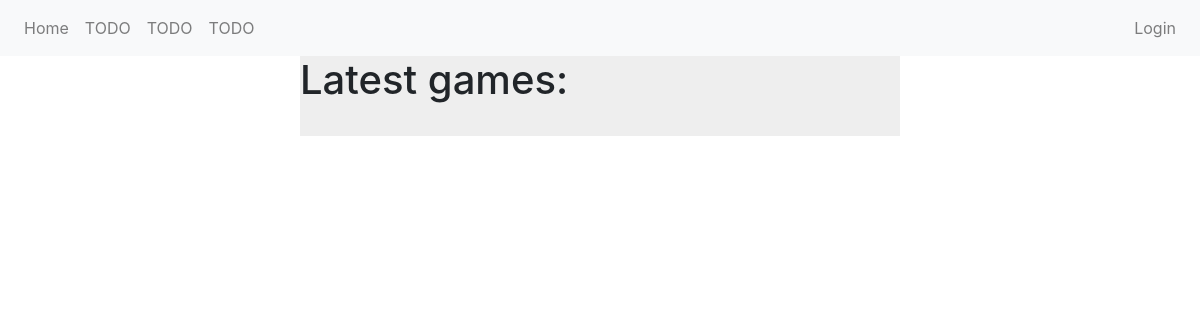
The page /core/ on the database as committed earlier.
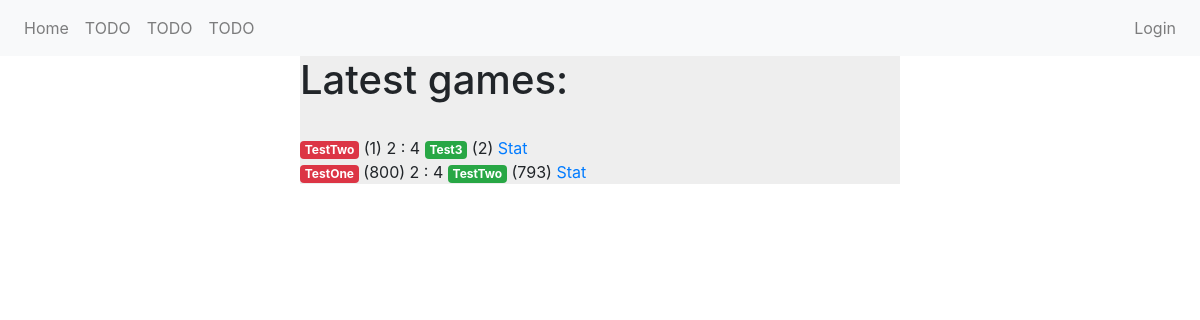
The same page on the database as committed later.
### core/models.py (models this page shows, shortened)
class Player(models.Model):
    name = models.CharField(max_length=30)
    elo = models.IntegerField()
    userID = models.ForeignKey(User, on_delete=models.SET_NULL, null=True)

class Game(models.Model):
    player1  = models.ForeignKey(Player, on_delete=models.PROTECT, related_name="player_one")
    player2  = models.ForeignKey(Player, on_delete=models.PROTECT, related_name="player_two")
    score1   = models.IntegerField(default=0)
    score2   = models.IntegerField(default=0)
    elo1     = models.IntegerField()
    elo2     = models.IntegerField()
    change   = models.IntegerField(default=0)
    date     = models.DateTimeField(auto_now_add=True)
    verified = models.BooleanField(default=False)
    def p1win(self):
        if self.score1 > self.score2:
            return "success"
        else:
            return "danger"
    def p2win(self):
        if self.score2 > self.score1:
            return "success"
        else:
            return "danger"

### core/views.py (the view)
# urls.py: path('', views.index, name='index'),
def index(request):
    latest_game_list = Game.objects.order_by("-date")[:5]
    template = loader.get_template("core/index.html")
    context = {
        'games': latest_game_list,
    }
    return HttpResponse(template.render(context, request))

### templates/core/index.html (shortened to what this page needs)
{% extends "core/base.html" %}
{% block main %}
    <h1>Latest games:</h1> <br>
    {% for x in games %}
        {% include "small/game_small.html" with game=x only %}
    {% endfor %}
{% endblock %}

### templates/small/game_small.html
{% if game %}
    <div>
        {% include "small/player_small.html" with id=game.player1.pk name=game.player1.name elo=game.elo1 color=game.p1win only %}
        {{ game.score1 }} : {{ game.score2 }}
        {% include "small/player_small.html" with id=game.player2.pk name=game.player2.name elo=game.elo2 color=game.p2win only %}
        <a href="/core/game/{{ game.pk }}">Stat</a>
    </div>
{% else %}
    No such game
{% endif %}

### templates/small/player_small.html
<a href="/core/player/{{ id }}" {% if color %} class="badge badge-{{ color }}" {% endif %}>{{ name }}</a>
{% if elo %}
    ({{ elo }})
{% endif %}

Rows that differ between the two databases and show on the page:
added Game: elo "1 2", score1 "2", score2 "4"
added Player: name "TestTwo"
added Player: name "Test3"
added Game: elo1 "800 793", score1 "2", score2 "4"
added Player: name "TestOne"
